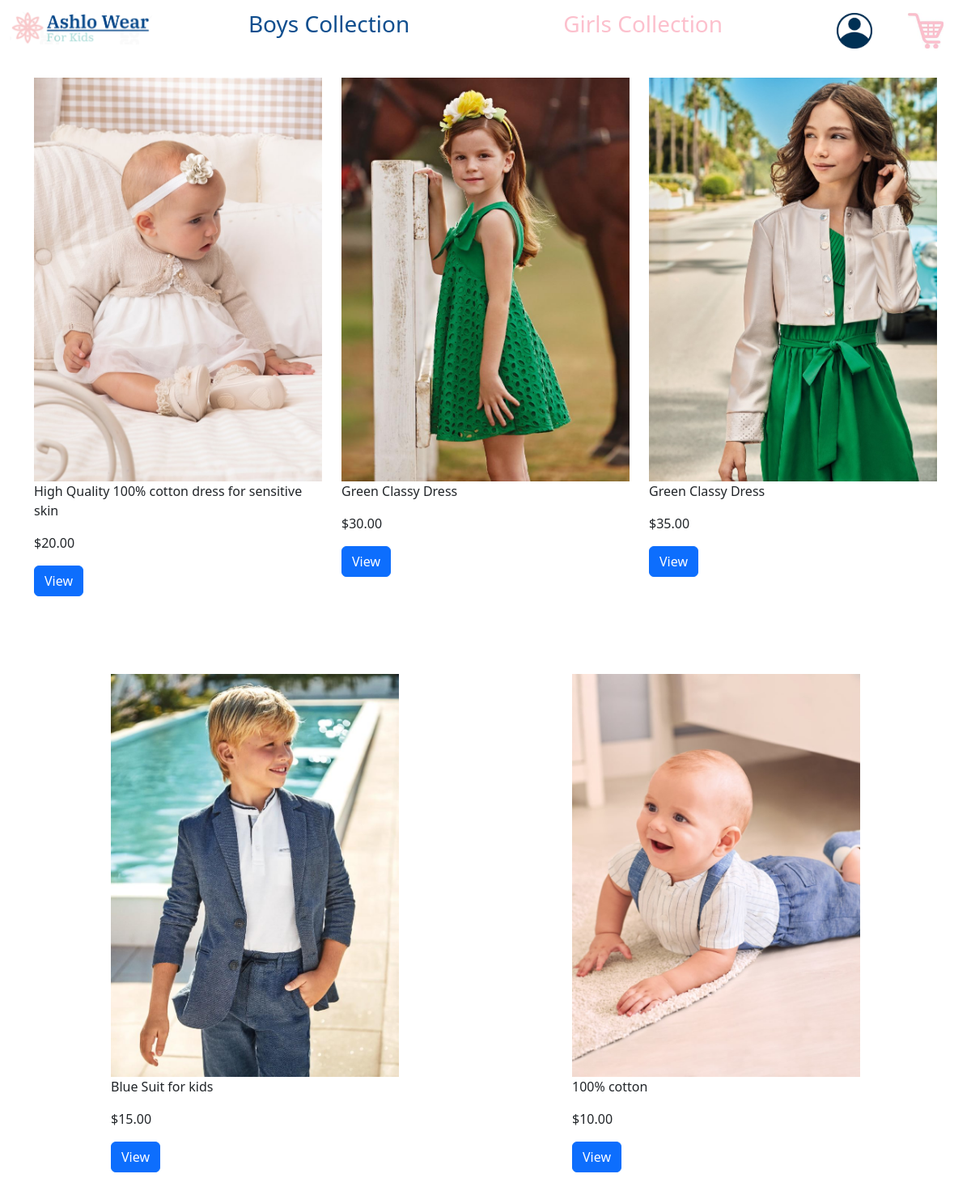
The app's page /girls with its own data.
### app1/models.py (models this page shows)
class Cloth(models.Model):
    size= models.CharField(max_length=45)
    gender =  models.CharField(max_length=45)
    pic_src = models.CharField(max_length=45)
    description = models.TextField()
    price = models.DecimalField(max_digits=10 , decimal_places=2)
    quantity= models.PositiveIntegerField()
    created_at = models.DateTimeField(auto_now_add=True)
    updated_at = models.DateTimeField(auto_now=True)
    objects = ClothManager()

### app1/views.py (the view)
# urls.py: path('girls', views.girls),
def girls(request):
    girls_clothes=Cloth.objects.all()
    context={
        'girls_clothes':girls_clothes,
    }
    return render(request,'girl.html',context)

### app1/templates/girl.html (shortened to what this page needs)
<!DOCTYPE html>
<html lang="en">
<head>
    {%load static%}
    <link rel="stylesheet" href="{% static 'css/girl.css' %}">
    <link href="https://cdn.jsdelivr.net/npm/bootstrap@5.3.0-alpha3/dist/css/bootstrap.min.css" rel="stylesheet"
>
    <link rel="stylesheet" href="https://cdnjs.cloudflare.com/ajax/libs/font-awesome/6.4.0/css/all.min.css">
</head>
<body>
    <header class="container-fluid fixed-top">
        <div
            class="row d-flex justify-content-between align-items-center navbar navbar-expand-lg navbar-dark bg-white ">
            <div class="col-md-2">
                <a href="/"><img src="{%static 'images/ashlo.png'%}" class="img-fluid w-90"></a>
            </div>
            <div class="col-md-8 d-flex justify-content-around">
                <a href="/boys" class="boys ">
                    <h3 class="boys">Boys Collection</h3>
                </a>
                <a href="/girls" class="girls">
                    <h3 class="girls">Girls Collection</h3>
                </a>
            </div>
            <div class="col-md-2">
                <div class=" d-flex align-items-center justify-content-around ">
                    <div class="w-25 align-items-center mt-2">
                        <a href="/login"><img src="{%static 'images/123.png'%}" class="img-fluid "></a>
                    </div>
                    <div class="w-25 align-items-center mt-2">
                        <a href="/cart"><img src="{%static 'images/pinkcart.png'%}" class="img-fluid "></a>
                    </div>
                </div>
            </div>
        </div>
    </header>
    <div class="container">
        <div class="row justify-content-around mt-5 pt-5">
            {% for cloth in girls_clothes %}
            <div class="col-md-4">
                <img src="{% static 'images/' %}{{ cloth.pic_src }}" class="img-fluid" alt="">
                <div>
                    <p>{{ cloth.description }}</p>
                    <p>${{ cloth.price }}</p>
                    <a href="/view/{{ cloth.id }}" class="btn btn-primary">View</a>
                </div>
            </div>
            {% if forloop.counter|divisibleby:3 %}
        </div>
        <div class="row justify-content-around mt-5 pt-5 mb-5">
            {% endif %}
            {% endfor %}
        </div>
    </div>
</body>
</html>

### app1/static/css/girl.css (style rules this page uses)
.boys { color: #0f4e8e; text-decoration: none; }
.girls { color: #fcc0cd; text-decoration: none; }

### records on screen
Cloth: pic_src (picture), description "High Quality 100% cotton dress for sensitive skin", price "20.00"
Cloth: pic_src (picture), description "Green Classy Dress", price "30.00"
Cloth: pic_src (picture), description "Green Classy Dress", price "35.00"
Cloth: pic_src (picture), description "Blue Suit for kids", price "15.00"
Cloth: pic_src (picture), description "100% cotton", price "10.00"
